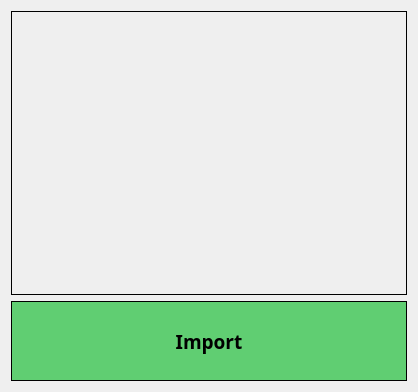
<?xml version="1.0" encoding="UTF-8"?>
<ui version="4.0">
 <class>Dialog</class>
 <widget class="QDialog" name="Dialog">
  <property name="geometry">
   <rect>
    <x>0</x>
    <y>0</y>
    <width>418</width>
    <height>392</height>
   </rect>
  </property>
  <property name="windowTitle">
   <string>Dialog</string>
  </property>
  <property name="styleSheet">
   <string notr="true">#descFrame, #importBTN{
border: 1px solid black;
}

#importBTN{
background-color: rgb(96, 206, 114);
}
</string>
  </property>
  <layout class="QGridLayout" name="gridLayout">
   <item row="0" column="0">
    <widget class="QFrame" name="descFrame">
     <property name="frameShape">
      <enum>QFrame::StyledPanel</enum>
     </property>
     <property name="frameShadow">
      <enum>QFrame::Raised</enum>
     </property>
    </widget>
   </item>
   <item row="1" column="0">
    <widget class="QPushButton" name="importBTN">
     <property name="minimumSize">
      <size>
       <width>50</width>
       <height>80</height>
      </size>
     </property>
     <property name="font">
      <font>
       <family>Poppins</family>
       <pointsize>14</pointsize>
       <weight>75</weight>
       <bold>true</bold>
      </font>
     </property>
     <property name="cursor">
      <cursorShape>PointingHandCursor</cursorShape>
     </property>
     <property name="text">
      <string>Import</string>
     </property>
    </widget>
   </item>
  </layout>
 </widget>
 <resources/>
 <connections/>
</ui>
